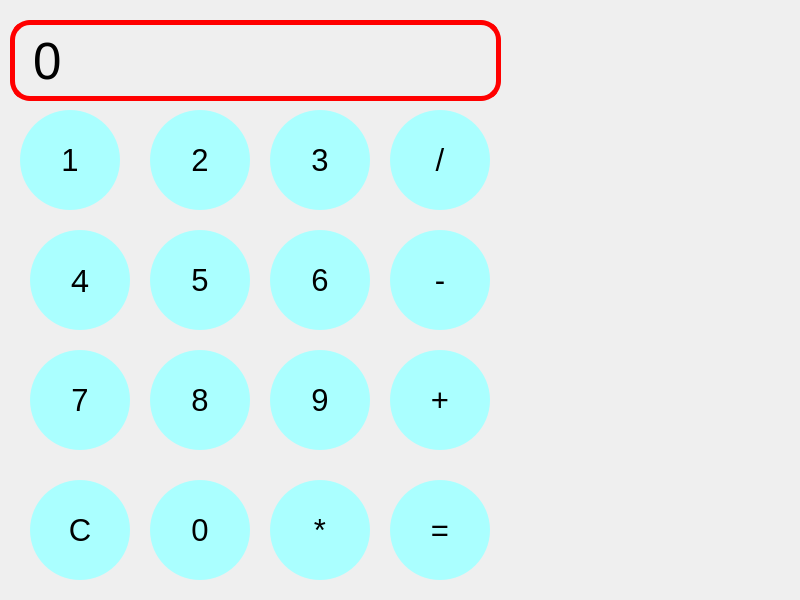
<?xml version="1.0" encoding="UTF-8"?>
<ui version="4.0">
 <class>Calc</class>
 <widget class="QWidget" name="Calc">
  <property name="geometry">
   <rect>
    <x>0</x>
    <y>0</y>
    <width>800</width>
    <height>600</height>
   </rect>
  </property>
  <property name="windowTitle">
   <string>Form</string>
  </property>
  <widget class="QPushButton" name="pushButton_4">
   <property name="geometry">
    <rect>
     <x>30</x>
     <y>230</y>
     <width>100</width>
     <height>100</height>
    </rect>
   </property>
   <property name="font">
    <font>
     <family>Segoe UI Semilight</family>
     <pointsize>23</pointsize>
    </font>
   </property>
   <property name="styleSheet">
    <string notr="true">background-color: rgb(170, 255, 255);
border-radius: 50
</string>
   </property>
   <property name="text">
    <string>4</string>
   </property>
  </widget>
  <widget class="QPushButton" name="pushButton_5">
   <property name="geometry">
    <rect>
     <x>150</x>
     <y>230</y>
     <width>100</width>
     <height>100</height>
    </rect>
   </property>
   <property name="font">
    <font>
     <pointsize>23</pointsize>
    </font>
   </property>
   <property name="styleSheet">
    <string notr="true">background-color: rgb(170, 255, 255);
border-radius: 50
</string>
   </property>
   <property name="text">
    <string>5</string>
   </property>
  </widget>
  <widget class="QPushButton" name="pushButton_6">
   <property name="geometry">
    <rect>
     <x>270</x>
     <y>230</y>
     <width>100</width>
     <height>100</height>
    </rect>
   </property>
   <property name="font">
    <font>
     <pointsize>23</pointsize>
    </font>
   </property>
   <property name="styleSheet">
    <string notr="true">background-color: rgb(170, 255, 255);
border-radius: 50
</string>
   </property>
   <property name="text">
    <string>6</string>
   </property>
  </widget>
  <widget class="QPushButton" name="pushButton_minus">
   <property name="geometry">
    <rect>
     <x>390</x>
     <y>230</y>
     <width>100</width>
     <height>100</height>
    </rect>
   </property>
   <property name="font">
    <font>
     <pointsize>23</pointsize>
    </font>
   </property>
   <property name="styleSheet">
    <string notr="true">background-color: rgb(170, 255, 255);
border-radius: 50
</string>
   </property>
   <property name="text">
    <string>-</string>
   </property>
  </widget>
  <widget class="QPushButton" name="pushButton_7">
   <property name="geometry">
    <rect>
     <x>30</x>
     <y>350</y>
     <width>100</width>
     <height>100</height>
    </rect>
   </property>
   <property name="font">
    <font>
     <pointsize>23</pointsize>
    </font>
   </property>
   <property name="styleSheet">
    <string notr="true">background-color: rgb(170, 255, 255);
border-radius: 50
</string>
   </property>
   <property name="text">
    <string>7</string>
   </property>
  </widget>
  <widget class="QPushButton" name="pushButton_8">
   <property name="geometry">
    <rect>
     <x>150</x>
     <y>350</y>
     <width>100</width>
     <height>100</height>
    </rect>
   </property>
   <property name="font">
    <font>
     <pointsize>23</pointsize>
    </font>
   </property>
   <property name="styleSheet">
    <string notr="true">background-color: rgb(170, 255, 255);
border-radius: 50
</string>
   </property>
   <property name="text">
    <string>8</string>
   </property>
  </widget>
  <widget class="QPushButton" name="pushButton_plus">
   <property name="geometry">
    <rect>
     <x>390</x>
     <y>350</y>
     <width>100</width>
     <height>100</height>
    </rect>
   </property>
   <property name="font">
    <font>
     <pointsize>23</pointsize>
    </font>
   </property>
   <property name="styleSheet">
    <string notr="true">background-color: rgb(170, 255, 255);
border-radius: 50
</string>
   </property>
   <property name="text">
    <string>+</string>
   </property>
  </widget>
  <widget class="QPushButton" name="pushButton_9">
   <property name="geometry">
    <rect>
     <x>270</x>
     <y>350</y>
     <width>100</width>
     <height>100</height>
    </rect>
   </property>
   <property name="font">
    <font>
     <pointsize>23</pointsize>
    </font>
   </property>
   <property name="styleSheet">
    <string notr="true">background-color: rgb(170, 255, 255);
border-radius: 50
</string>
   </property>
   <property name="text">
    <string>9</string>
   </property>
  </widget>
  <widget class="QPushButton" name="pushButton_dot">
   <property name="geometry">
    <rect>
     <x>30</x>
     <y>480</y>
     <width>100</width>
     <height>100</height>
    </rect>
   </property>
   <property name="font">
    <font>
     <pointsize>23</pointsize>
    </font>
   </property>
   <property name="styleSheet">
    <string notr="true">background-color: rgb(170, 255, 255);
border-radius: 50
</string>
   </property>
   <property name="text">
    <string>C</string>
   </property>
  </widget>
  <widget class="QPushButton" name="pushButton_0">
   <property name="geometry">
    <rect>
     <x>150</x>
     <y>480</y>
     <width>100</width>
     <height>100</height>
    </rect>
   </property>
   <property name="font">
    <font>
     <pointsize>23</pointsize>
    </font>
   </property>
   <property name="styleSheet">
    <string notr="true">background-color: rgb(170, 255, 255);
border-radius: 50
</string>
   </property>
   <property name="text">
    <string>0</string>
   </property>
  </widget>
  <widget class="QPushButton" name="pushButton_equal">
   <property name="geometry">
    <rect>
     <x>390</x>
     <y>480</y>
     <width>100</width>
     <height>100</height>
    </rect>
   </property>
   <property name="font">
    <font>
     <pointsize>23</pointsize>
    </font>
   </property>
   <property name="styleSheet">
    <string notr="true">background-color: rgb(170, 255, 255);
border-radius: 50
</string>
   </property>
   <property name="text">
    <string>=</string>
   </property>
  </widget>
  <widget class="QPushButton" name="pushButton_mult">
   <property name="geometry">
    <rect>
     <x>270</x>
     <y>480</y>
     <width>100</width>
     <height>100</height>
    </rect>
   </property>
   <property name="font">
    <font>
     <pointsize>23</pointsize>
    </font>
   </property>
   <property name="styleSheet">
    <string notr="true">background-color: rgb(170, 255, 255);
border-radius: 50
</string>
   </property>
   <property name="text">
    <string>*</string>
   </property>
  </widget>
  <widget class="QPushButton" name="pushButton_1">
   <property name="geometry">
    <rect>
     <x>20</x>
     <y>110</y>
     <width>100</width>
     <height>100</height>
    </rect>
   </property>
   <property name="font">
    <font>
     <pointsize>23</pointsize>
    </font>
   </property>
   <property name="styleSheet">
    <string notr="true">background-color: rgb(170, 255, 255);
border-radius: 50
</string>
   </property>
   <property name="text">
    <string>1</string>
   </property>
  </widget>
  <widget class="QPushButton" name="pushButton_2">
   <property name="geometry">
    <rect>
     <x>150</x>
     <y>110</y>
     <width>100</width>
     <height>100</height>
    </rect>
   </property>
   <property name="font">
    <font>
     <pointsize>23</pointsize>
    </font>
   </property>
   <property name="styleSheet">
    <string notr="true">QPushButton{
background-color: rgb(170, 255, 255);
border-radius: 50

}
</string>
   </property>
   <property name="text">
    <string>2</string>
   </property>
  </widget>
  <widget class="QPushButton" name="pushButton_devide">
   <property name="geometry">
    <rect>
     <x>390</x>
     <y>110</y>
     <width>100</width>
     <height>100</height>
    </rect>
   </property>
   <property name="font">
    <font>
     <pointsize>23</pointsize>
    </font>
   </property>
   <property name="styleSheet">
    <string notr="true">background-color: rgb(170, 255, 255);
border-radius: 50
</string>
   </property>
   <property name="text">
    <string>/</string>
   </property>
  </widget>
  <widget class="QPushButton" name="pushButton_3">
   <property name="geometry">
    <rect>
     <x>270</x>
     <y>110</y>
     <width>100</width>
     <height>100</height>
    </rect>
   </property>
   <property name="font">
    <font>
     <pointsize>23</pointsize>
    </font>
   </property>
   <property name="styleSheet">
    <string notr="true">background-color: rgb(170, 255, 255);
border-radius: 50
</string>
   </property>
   <property name="text">
    <string>3</string>
   </property>
  </widget>
  <widget class="QLabel" name="label">
   <property name="geometry">
    <rect>
     <x>10</x>
     <y>20</y>
     <width>491</width>
     <height>81</height>
    </rect>
   </property>
   <property name="font">
    <font>
     <pointsize>38</pointsize>
    </font>
   </property>
   <property name="styleSheet">
    <string notr="true">QLabel{
border: 5px solid red;
    border-radius: 20px; 
    padding: 5px; 
}

</string>
   </property>
   <property name="text">
    <string>0</string>
   </property>
  </widget>
 </widget>
 <resources/>
 <connections/>
</ui>
